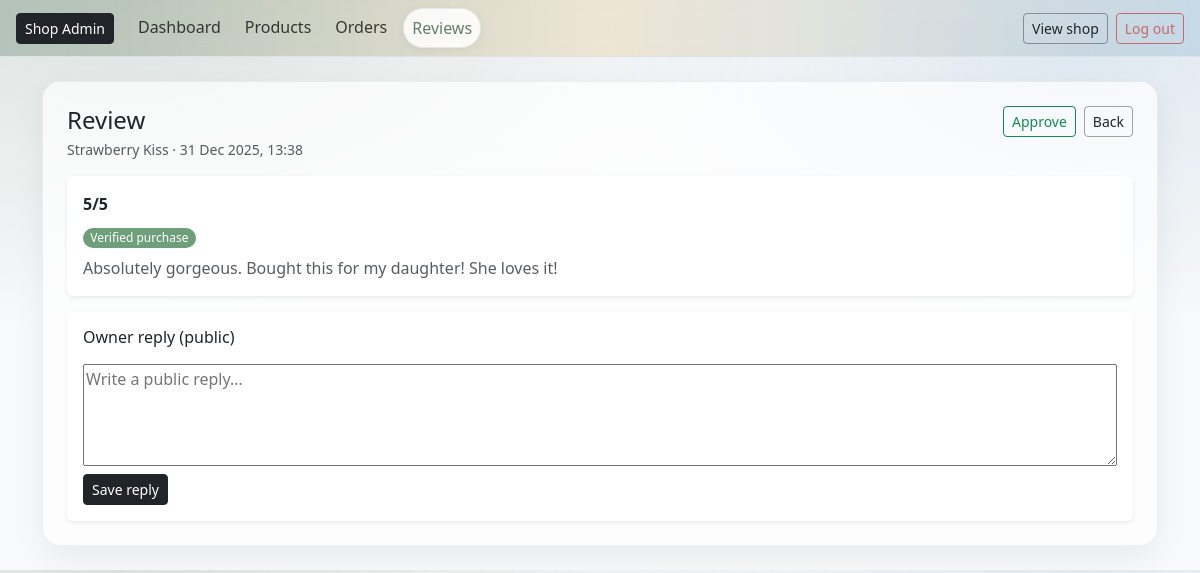
The page /owner/reviews/3/ (signed in) on the database as committed earlier.
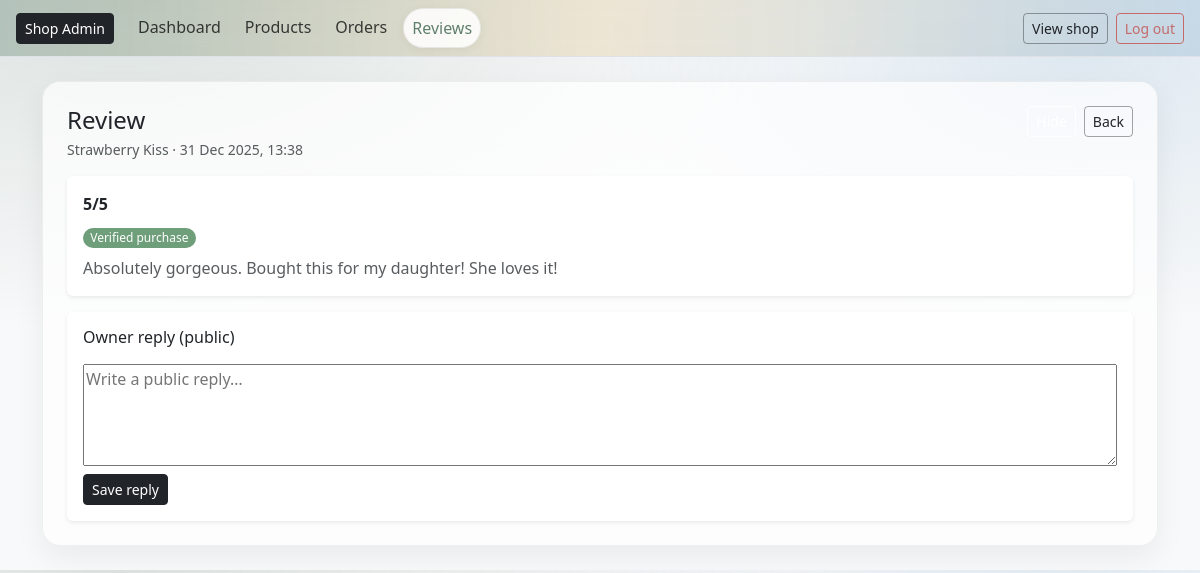
The same page on the database as committed later.
### owner/views.py (the view)
# urls.py: path("reviews/<int:pk>/", views.owner_review_detail, name="owner_review_detail"),
@staff_member_required
def owner_review_detail(request, pk):
    review = get_object_or_404(Review.objects.select_related("product", "user"), pk=pk)
    if request.method == "POST":
        form = OwnerReplyForm(request.POST, instance=review)
        if form.is_valid():
            obj = form.save(commit=False)
            obj.owner_replied_at = timezone.now()
            obj.save(update_fields=["owner_reply", "owner_replied_at", "updated_at"])
            messages.success(request, "Reply saved.")
            return redirect("owner:owner_review_detail", pk=review.pk)
    else:
        form = OwnerReplyForm(instance=review)
    return render(request, "owner/review_detail.html", {
        "review": review,
        "form": form,
        "is_low_rated": review.rating <= LOW_RATING_THRESHOLD,
        "low_threshold": LOW_RATING_THRESHOLD,
    })

### owner/forms.py
class OwnerReplyForm(forms.ModelForm):
    class Meta:
        model = Review
        fields = ["owner_reply"]
        widgets = {
            "owner_reply": forms.Textarea(attrs={"rows": 4, "placeholder": "Write a public reply…"})
        }

### cart/context_processors.py (called while the page is built)
def cart_count(request):
    cart = get_or_create_cart(request)
    try:
        count = sum(i.qty for i in cart.items.all())
    except Exception:
        count = 0
    return {"cart_count": count}

### cart/utils.py (called while the page is built)
def get_or_create_cart(request):
    if not request.session.session_key:
        request.session.create()
    request.session.set_expiry(60 * 60 * 24 * 14)
    session_key = request.session.session_key
    if request.user.is_authenticated:
        cart, created = Cart.objects.get_or_create(
            user=request.user,
            defaults={"session_key": session_key},
        )
        if not cart.session_key:
            cart.session_key = session_key
            cart.save(update_fields=["session_key"])
        return cart
    cart, _ = Cart.objects.get_or_create(user=None, session_key=session_key)
    return cart

### owner/templates/owner/review_detail.html (shortened to what this page needs)
{% extends "owner/base_owner.html" %}
{% block content %}
<div class="d-flex justify-content-between align-items-start gap-3 mb-3">
  <div>
    <h1 class="h4 mb-1">Review</h1>
    <div class="text-muted small">{{ review.product.title }} · {{ review.created_at|date:"d M Y, H:i" }}</div>
  </div>
  <div class="d-flex gap-2">
    {% if review.is_approved %}
      <a class="btn btn-sm btn-outline-secondary" href="{% url 'owner:owner_review_hide' review.pk %}">Hide</a>
    {% else %}
      <a class="btn btn-sm btn-outline-success" href="{% url 'owner:owner_review_approve' review.pk %}">Approve</a>
    {% endif %}
    <a class="btn btn-sm btn-outline-dark" href="{% url 'owner:owner_reviews' %}">Back</a>
  </div>
</div>
<div class="card border-0 shadow-sm mb-3 {% if is_low_rated %}border border-danger{% endif %}">
  <div class="card-body">
    <div class="d-flex justify-content-between align-items-center mb-2">
      <div class="fw-semibold">{{ review.rating }}/5</div>
    </div>
    {% if review.verified_purchase %}
      <span class="badge text-bg-success mb-2">Verified purchase</span>
    {% endif %}
    <p class="mb-0 text-muted">{{ review.comment|default:"(No comment)"|linebreaksbr }}</p>
  </div>
</div>
<div class="card border-0 shadow-sm">
  <div class="card-body">
    <h2 class="h6 mb-3">Owner reply (public)</h2>
    <form method="post" class="vstack gap-2">
      {{ form.owner_reply }}
      <div class="d-flex gap-2 align-items-center">
        <button class="btn btn-sm btn-dark" type="submit">Save reply</button>
      </div>
    </form>
  </div>
</div>
{% endblock content %}

Rows that differ between the two databases and show on the page:
changed Review "Absolutely gorgeous. Bought this for my daughter! She loves it!": is_approved False → True (drawn)
Other text that changed with them:
text no longer shown: "Approve"
